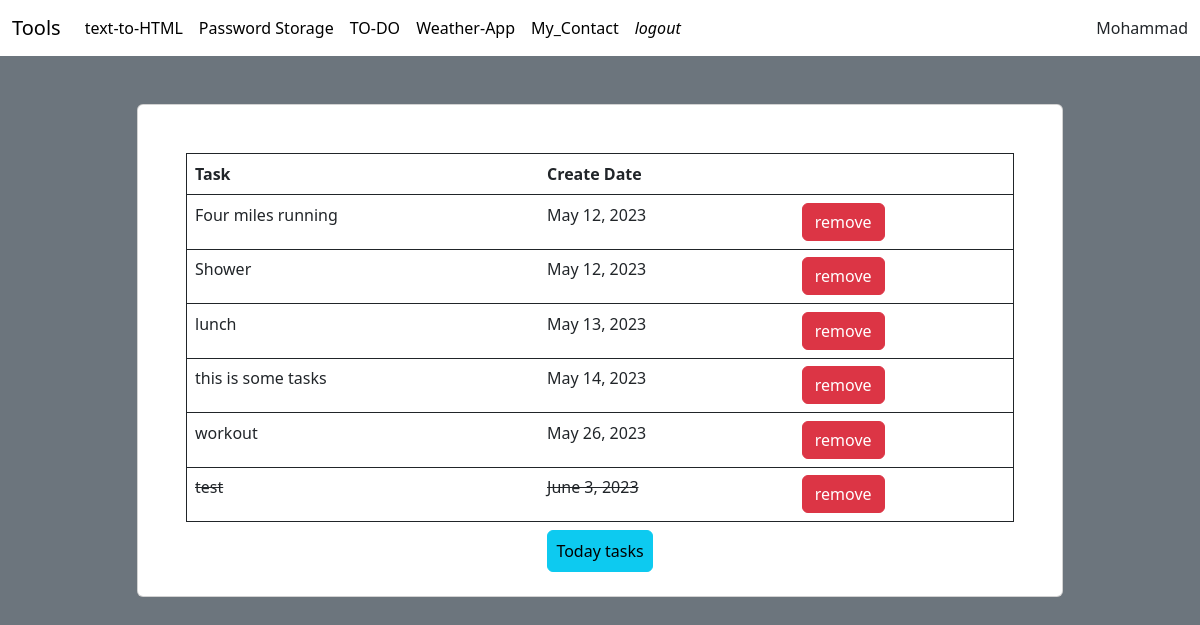
Page /TO_DO/all_task/ (signed in) on the committed database.
### TO_DO/models.py (models this page shows, shortened)
class task(models.Model):
    title = models.CharField(max_length=255)
    cheked = models.BooleanField(default=False)
    add_date = models.DateField(default=timezone.now)

### TO_DO/views.py (the view)
# urls.py: path('all_task/', views.allTask, name="allTask"),
def allTask(request):
    tasks = task.objects.all()
    return render(request, "TO_DO/all_task.html", {'tasks': tasks})

### TO_DO/templates/TO_DO/all_task.html (shortened to what this page needs)
{% extends 'base.html' %} {% block content %}
<body class="bg-secondary">
  <section class="gradient-custom">
    <div class="container py-5 h-100">
      <div class="row d-flex justify-content-center align-items-center h-100">
        <div class="col col-xl-10">
          <div class="card">
            <div class="card-body p-5 pb-3">
              <div class="tab-content" id="ex1-content">
                {% if tasks %}
                <table
                  class="container table mb-0 bg-white border border-dark table-hover"
                >
                  <thead>
                    <tr>
                      <th>Task</th>
                      <th>Create Date</th>
                      <th></th>
                    </tr>
                  </thead>
                  {% for t in tasks %}
                  <tbody>
                      {% if t.cheked %}
                    <tr
                      class="text-decoration-line-through align-items-center rounded"
                      style="background-color: #f4f6f7"
                    >
                      {% else %}
                    <tr
                      class="align-items-center rounded"
                      style="background-color: #f4f6f7"
                    >
                      {% endif %}
                      <td>{{t.title}}</td>
                      <td>{{t.add_date}}</td>
                      <td>
                        <form
                          action="deletTask/{{t.id}}"
                          method="POST"
                          class="d-inline-block"
                        >
                          <button
                            value="remove"
                            type="submit"
                            class="btn btn-danger"
                          >
                            remove
                          </button>
                        </form>
                      </td>
                    </tr>
                    {% endfor %}
                  </tbody>
                </table>
                {% else %}
                <p>No tasks today</p>
                {% endif %}
                <p class="text-center m-0">
                  <a href="{% url 'TO_DO:index' %}" class="m-0">
                    <button
                      class="btn btn-info p-2 my-2 align-center"
                      type="button"
                    >
                      Today tasks
                    </button>
                  </a>
                </p>
              </div>
            </div>
          </div>
        </div>
      </div>
    </div>
  </section>
</body>
{%endblock%}

### templates/base.html (shortened to what this page needs)
{% load static %}
<!DOCTYPE html>
<html lang="en">
  <head>
    <link href="{% static 'css/main.min.css' %}" rel="stylesheet" />
  </head>
  <body>
    {% if user.is_authenticated %}
    <nav class="navbar navbar-expand-lg bg-white">
      <div class="container-fluid">
        <a class="navbar-brand" href="/">Tools</a>
        <div class="collapse navbar-collapse" id="navbarSupportedContent">
          <ul class="navbar-nav me-auto mb-2 mb-lg-0">
            <li class="nav-item">
              <a
                class="nav-link active"
                aria-current="page"
                href=" {% url 'text_to_HTML:index' %}"
                >text-to-HTML</a
              >
            </li>
            <li class="nav-item">
              <a
                class="nav-link active"
                aria-current="page"
                href="{% url 'Password_Storage:index' %}"
                >Password Storage</a
              >
            </li>
            <li class="nav-item">
              <a
                class="nav-link active"
                aria-current="page"
                href="{% url 'TO_DO:index' %}"
                >TO-DO</a
              >
            </li>
            <li class="nav-item">
              <a
                class="nav-link active"
                aria-current="page"
                href="{% url 'Weather:index' %}"
                >Weather-App</a
              >
            </li>
            <li class="nav-item">
              <a
                class="nav-link active"
                aria-current="page"
                href="{% url 'My_Contact:index' %}"
                >My_Contact</a
              >
            </li>
            <li class="nav-item">
              <a
                class="nav-link active"
                aria-current="page"
                href="{% url 'Authentications:logout' %}"
                ><i>logout</i></a
              >
            </li>
          </ul>
          {{user.username}} {% endif %}
        </div>
      </div>
    </nav>
    {% block content %} {% endblock %}
  </body>
</html>

### rows in the picture
task: title "Four miles running", add_date "May 12, 2023"
task: title "Shower", add_date "May 12, 2023"
task: title "lunch", add_date "May 13, 2023"
task: title "this is some tasks", add_date "May 14, 2023"
task: title "workout", add_date "May 26, 2023"
task: title "test", add_date "June 3, 2023"

### other values in the picture
{{ user.username }} "Mohammad"
